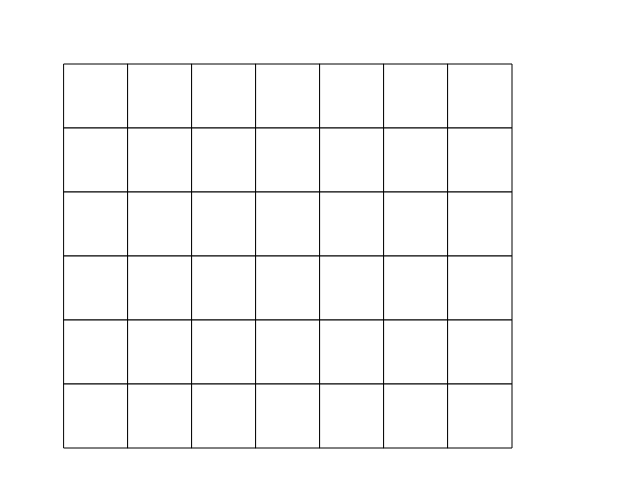
Frame 1 (no input)
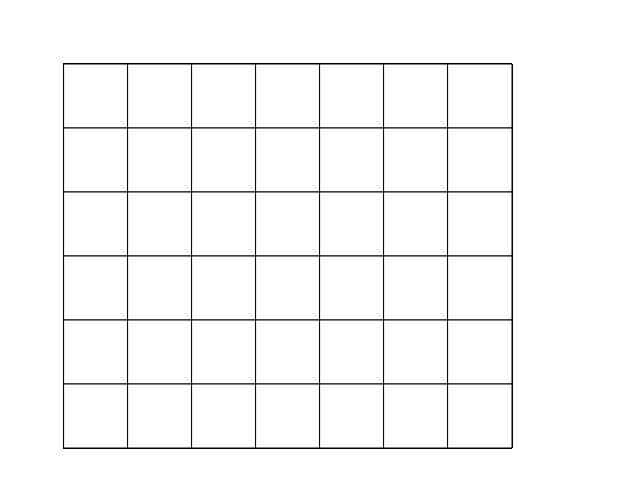
Frame 60 (no input)
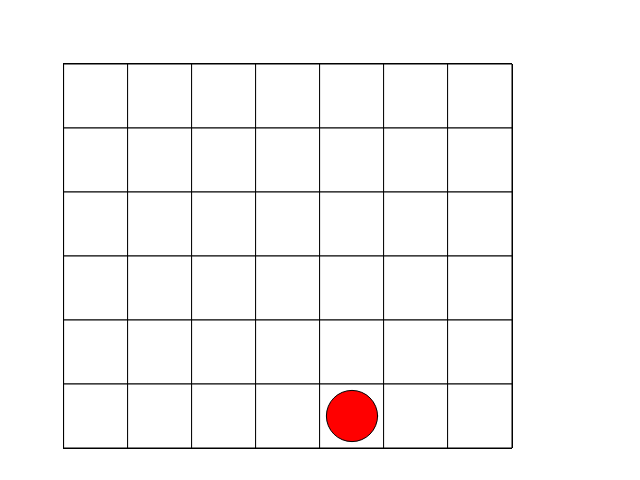
Frame 120 (the mouse pressed at the canvas centre since frame 60)

The p5.js sketch that drew these frames (run headless with seeded random() and noise() and a simulated clock; from frame 60 on, the mouse is pressed at the canvas centre):

// p5.js sketch
// ── sketch.js
let tiles = [];
const COLS = 7;
const ROWS = 6;
let RES = 0;
let XPADDING = 0;
let YPADDING = 0;
let COLOR;
let CURR_PLAYER = 1;

function setup() {
  createCanvas(640, 480);
  RES = width / 10;
  XPADDING = RES;
  YPADDING = RES;
  COLOR = {
    1: color(255, 0, 0),
    0: color(0, 0, 255)
  };

  for (let y = 0; y < ROWS; y++) {
    for (let x = 0; x < COLS; x++) {
      let newTile = new Tile(x, y);
      tiles.push(newTile);
    }
  }

  mouseListeners.push({
    type: 'mousePressed',
    fn: function () {
      if (this.isDoubleClick) {}
      let [xpos, ypos] = cartesian2pos(mouseX, mouseY);
      let tile = Tile.getTileByPos(xpos, ypos);
      if (tile != undefined) {
        success = tile.click();
        if (success) {
          CURR_PLAYER = ((CURR_PLAYER + 1) % 2);
        }
        else console.log('cannot');
      }
    }
  });
}

function draw() {
  for (let i = 0; i < tiles.length; i++) {
    tiles[i].render();
  }
}

function cartesian2pos(x, y) {
  let xpos = Math.floor((x - XPADDING) / RES);
  let ypos = Math.floor((y - YPADDING) / RES);
  return [xpos, ypos];
}

function pos2cartesian(xpos, ypos) {
  let x = xpos * RES + XPADDING;
  let y = ypos * RES + YPADDING;
  return [x, y];
}




// ############################
// #### UTIL: MOUSE EVENTS ####
// ############################

var doubleClickMS = 0;
var isDoubleClick = false;
var isMouseDrag = false;
mouseListeners = [];
var mousePressed = function () {
  this.isDoubleClick = (floor(millis() - doubleClickMS) <= 500 ? true : false); //for some reason this.isDoubleClick is passed to the functions without problems
  doubleClickMS = millis(); //resets doubleclick timer

  mouseEventCallHandlers('mousePressed', arguments);
  this.isMouseDrag = false;
};
var mouseClicked = function () {
  mouseEventCallHandlers('mouseClicked', arguments);
  this.isMouseDrag = false;
};
var mouseReleased = function () {
  mouseEventCallHandlers('mouseReleased', arguments);
  this.isMouseDrag = false;
};
var mouseDragged = function () {
  this.isMouseDrag = true;
  mouseEventCallHandlers('mouseDragged', arguments);
};
var mouseEventCallHandlers = function (type, arguments) {
  mouseListeners.forEach(function (elt) {
    if (elt.type == type) elt.fn.apply(this, arguments);
  });
};

// ── tile.js
class Tile {

  constructor(xpos, ypos) {
    this.xpos = xpos;
    this.ypos = ypos;
    this.piece = 2;
  }

  render() {
    let [x, y] = pos2cartesian(this.xpos, this.ypos);
    fill(255);
    rect(x, y, RES, RES);
    if (this.piece != 2) {
      let [x, y] = pos2cartesian(this.xpos, this.ypos);
      fill(COLOR[this.piece]);
      ellipse(x + RES / 2, y + RES / 2, RES * 0.8, RES * 0.8);
    }
  }

  click() {
    let neighborBelow = Tile.getTileByPos(this.xpos, (this.ypos + 1));
    if (neighborBelow != undefined && neighborBelow.piece == 2) {
      return neighborBelow.click();
    } else {
      if (this.piece != 2) return false;
      this.piece = CURR_PLAYER;
      this.validateWin();
      return true;
    }
  }

  validateWin() {
    //horizontal
    let countHoriz = 1;
    let countVert = 1;
    let countDiag1 = 1;
    let countDiag2 = 1;
    //right side
    for (let h = 1; this.xpos + h < COLS && Tile.getTileByPos(this.xpos + h, this.ypos).piece == this.piece; h++)
      countHoriz++;
    //left side
    for (let h = -1; this.xpos + h > 0 && Tile.getTileByPos(this.xpos + h, this.ypos).piece == this.piece; h--)
      countHoriz++;

    // console.log('wincondition (horizontal): ', countHoriz);

    //down side
    for (let h = 1; this.ypos + h < ROWS && Tile.getTileByPos(this.xpos, this.ypos + h).piece == this.piece; h++)
      countVert++;
    //up side
    for (let h = -1; this.ypos + h > 0 && Tile.getTileByPos(this.xpos, this.ypos + h).piece == this.piece; h--)
      countVert++;

    // console.log('wincondition (vertical): ', countVert);


    // \ diag downwards
    for (let h = 1; this.ypos + h < ROWS && this.xpos + h < COLS && Tile.getTileByPos(this.xpos + h, this.ypos + h).piece == this.piece; h++)
      countDiag1++;
    // \ diag upwards
    for (let h = -1; this.ypos + h > 0 && this.xpos + h > 0 && Tile.getTileByPos(this.xpos + h, this.ypos + h).piece == this.piece; h--) {
      countDiag1++;
    }
    // console.log('wincondition (\\ diag): ', countDiag1);

    // / diag upwards
    for (let h = 1; this.ypos - h > 0 && this.xpos + h < COLS && Tile.getTileByPos(this.xpos + h, this.ypos - h).piece == this.piece; h++)
      countDiag2++;
    // / diag downwards
    for (let h = -1; this.ypos - h < ROWS && this.xpos + h > 0 && Tile.getTileByPos(this.xpos + h, this.ypos - h).piece == this.piece; h--) {
      countDiag2++;
    }

    // console.log('wincondition (/ diag): ', countDiag2);

    if (countDiag2 >= 4) console.log('Player wins! /');
    else if (countDiag1 >= 4) console.log('Player wins! \\');
    else if (countVert >= 4) console.log('Player wins! |');
    else if (countHoriz >= 4) console.log('Player wins! -');

  }

  static getTileByPos(xpos, ypos) {
    return tiles[xpos + COLS * ypos];
  }
}
